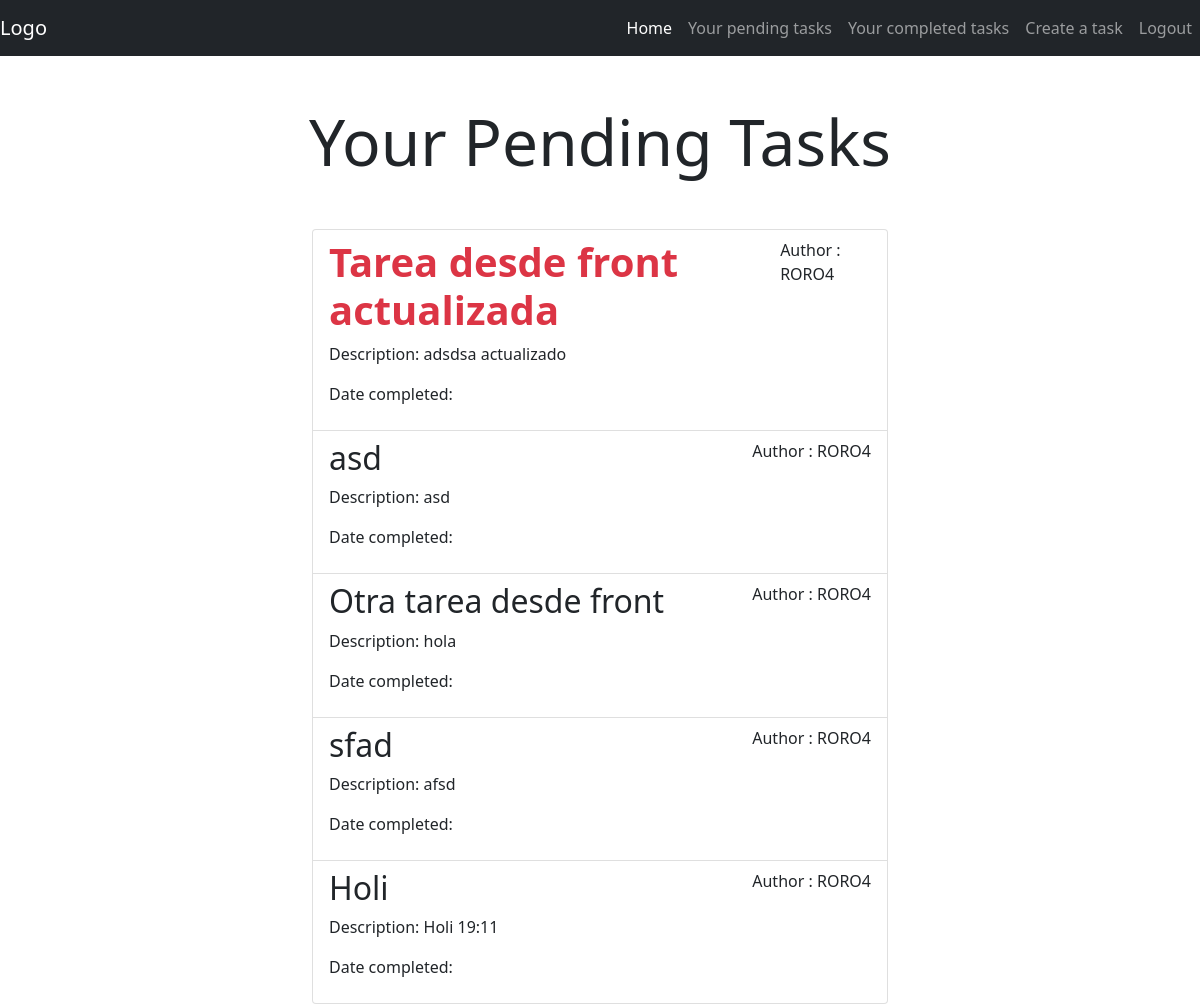
Before: /tasks/ (signed in) with the older database file.
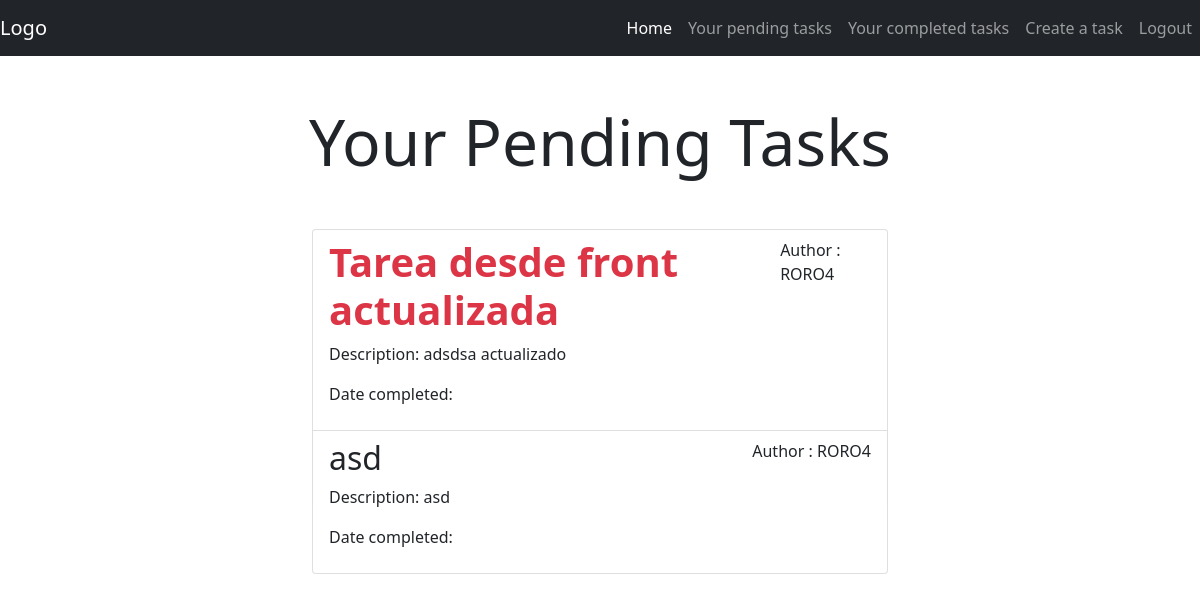
After: the same page with the newer database file.
### tasks/models.py (models this page shows, shortened)
class Task(models.Model):
    title = models.CharField(max_length=100)
    description = models.TextField(blank=True)
    date_created = models.DateTimeField(auto_now_add=True)
    date_completed= models.DateTimeField(null=True, blank=True)
    is_important = models.BooleanField(default=False)
    user = models.ForeignKey(User, on_delete=models.CASCADE)#on delete para que si se elimina el usuario, se elimina la tarea tambien

### tasks/views.py (the view)
# urls.py: path('tasks/',views.tasks,name='tasks'),
@login_required
def tasks (request):
    tasks=Task.objects.filter(user=request.user,date_completed__isnull=True) #muestra tareas segun usuario y si datecompleted es falso o no ha sido completada
    return render (request,'tasks.html',{'tasks':tasks})

### tasks/templates/tasks.html
{% extends 'base.html' %}
{% block content %}
<main class="container-fluid">
    <div class="row">
         <h1 class="display-3 text-center mt-5 mb-5">Your Pending Tasks</h1>
            <div class="col-md-6 offset-md-3">
            <ul class="list-group">
    {% for i in tasks %}
    <a class="list-group-item" href="{% url 'readtask' i.id %}">
        <header class="d-flex justify-content-between">
                    {% if i.is_important %}
                    <h1 class="fw-bold text-danger">{{i.title}}</h1>
                    {% else %}
                    <h2>{{i.title }}</h2>
                    {% endif %}
                    <p>Author : {{i.user.username}}</p>
        </header>
                    <p>Description: {{i.description}}</p>
                    <p>Date completed: {{i.date_completed|date:'j M Y:i'}}</p>
    </a>
    {% endfor %}
</ul>
        </div>
    </div>
</main>
{% endblock %}

### tasks/templates/base.html (shortened to what this page needs)
<!DOCTYPE html>
<html lang="en">
<head>
    <link href="https://cdn.jsdelivr.net/npm/bootstrap@5.1.3/dist/css/bootstrap.min.css" rel="stylesheet">
</head>
<body>
{% load static %}
<nav class="navbar navbar-expand-lg navbar-dark bg-dark">
  <a class="navbar-brand" href="/">Logo</a>
  <div class="collapse navbar-collapse" id="navbarNavAltMarkup">
    <div class="navbar-nav ms-auto">
      <a class="nav-item nav-link active" href="/">Home</a>
               {% if user.is_authenticated %}
                <a class="nav-item nav-link" href="/tasks">Your pending tasks</a>
                <a class="nav-item nav-link" href="/all_tasks_completed">Your completed tasks</a>
                <a class="nav-item nav-link" href="/tasks/createtask">Create a task</a>
                <a class="nav-item nav-link" href="/logout">Logout</a>
            {% else %}
                <a class="nav-item nav-link" href="/signup">Register</a>
                <a class="nav-item nav-link" href="/signin">Log In</a>
            {% endif %}
    </div>
  </div>
</nav>
    {% block content %}
    {% endblock %}
</body>

Changed rows visible on the page:
no longer on this page (row edited): Task: title "Otra tarea desde front", user.username "RORO4", description "hola"
removed Task: title "sfad", user.username "RORO4", description "afsd"
no longer on this page (row edited): Task: title "Holi", user.username "RORO4", description "Holi 19:11"
